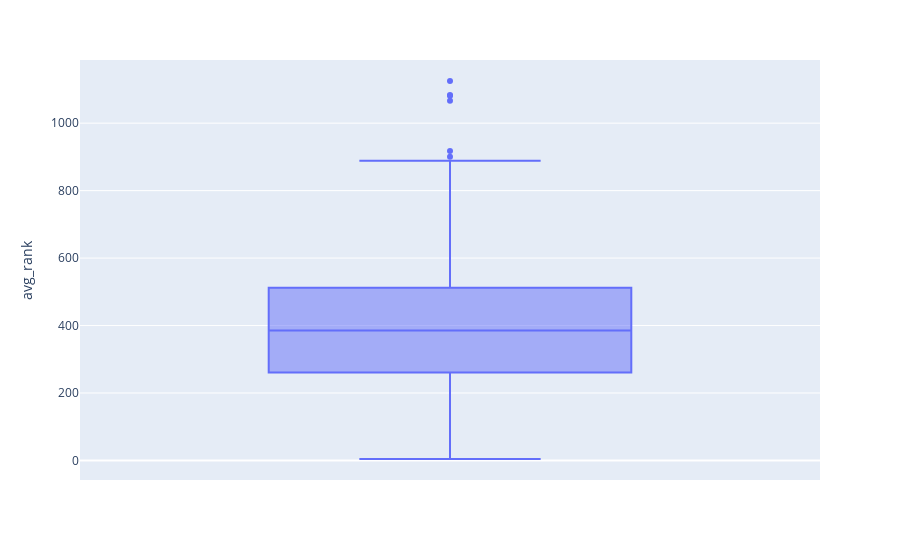

This figure's notebook cell:
### Code cell
show_boxplot(df_tourney_statistics, 'avg_rank')

### Figure 1 — Plotly figure (JSON) as saved in the notebook; plotly's stock layout.template omitted (floating-point values rounded to 4 significant figures; data arrays with more than 128 entries replaced by an {"elided": "..."} marker saying what was removed)
{"data": [{"alignmentgroup": "True", "hovertemplate": "avg_rank=%{y}<extra></extra>", "legendgroup": "", "marker": {"color": "#636efa"}, "name": "", "notched": false, "offsetgroup": "", "orientation": "v", "showlegend": false, "type": "box", "x0": " ", "xaxis": "x", "y": {"elided": "4058 float values"}, "y0": " ", "yaxis": "y"}], "layout": {"boxmode": "group", "legend": {"tracegroupgap": 0}, "margin": {"t": 60}, "xaxis": {"anchor": "y", "domain": [0, 1]}, "yaxis": {"anchor": "x", "domain": [0, 1], "title": {"text": "avg_rank"}}}}
